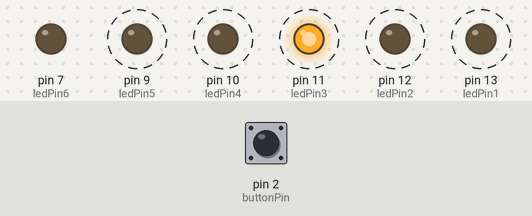
The sketch below on a simulated Arduino Uno, built with avr-gcc and run on an emulated ATmega328P. On the bench: output pins drawn as LEDs (lit = HIGH). Dashed ring = blinking. The test bench sets the inputs (shaded band); at power-on: pin 2 (buttonPin) LOW. What the sketch prints to the serial monitor is not drawn.

Above: at 1.25 s.
1.3 s: pin 2 (buttonPin) pulled HIGH for 1 s
At 2.8 s:
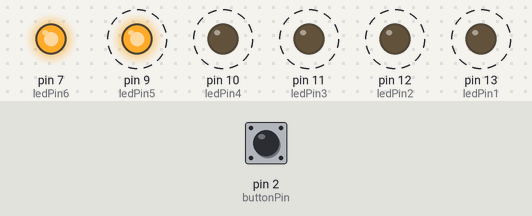
Timing chart, 0 to 10.3 s (numbered marks = the images above; inputs shaded):
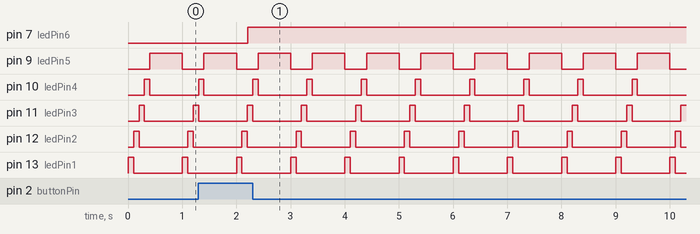

Measured:
- after the input at 1.3 s, pin 7 (ledPin6): LOW → HIGH after 0.91 s
- by itself, pin 9 (ledPin5): alternates HIGH for 0.60 s and LOW for 0.40 s
- by itself, pin 10 (ledPin4), pin 11 (ledPin3), pin 12 (ledPin2), pin 13 (ledPin1): alternates HIGH for 0.10 s and LOW for 0.90 s

The sketch:

sketch_jun08a.ino
```cpp
const int buttonPin = 2;     // the number of the pushbutton pin
const int ledPin1 =  13;      // the number of the LED pin
const int ledPin2 =  12;
const int ledPin3 =  11;
const int ledPin4 =  10;
const int ledPin5 =  9;
const int ledPin6 = 7;

int nextEvent = 0;
int nextEvent2 = 100;
int nextEvent3 = 200;
int nextEvent4 = 300;
int nextEvent5 = 400;

int buttonState = LOW;       // variable for reading the pushbutton status
int prevButtonState = LOW;   // previous pushbutton state
int ledState = LOW;          // variable for keeping the LED state (HIGH=on)
long interval = 1000;      // interval (in msec) for blink

void setup() {
  Serial.begin(9600);  // init serial link: 9600 bits per second

  pinMode(buttonPin, INPUT);
  pinMode(ledPin1, OUTPUT);     // initialize the LED pin as an output:
  pinMode(ledPin2, OUTPUT);     // initialize the LED pin as an output:
  pinMode(ledPin3, OUTPUT);     // initialize the LED pin as an output:
  pinMode(ledPin4, OUTPUT);     // initialize the LED pin as an output:
  pinMode(ledPin5, OUTPUT);     // initialize the LED pin as an output:
  pinMode(ledPin6, OUTPUT);     // initialize the LED pin as an output:

}


void loop() {

   if (nextEvent < millis()) //test wanneer de periode is aangebroken
   {
    nextEvent += interval;
    digitalWrite(ledPin1, HIGH);
    digitalWrite(ledPin5, LOW);

    //startTijd = millis();
   }

   if (nextEvent2 < millis())
   {
    nextEvent2 += interval;
    digitalWrite(ledPin2, HIGH);
    digitalWrite(ledPin1, LOW);

   }

   if (nextEvent3 < millis())
   {
    nextEvent3 += interval;
    digitalWrite(ledPin3, HIGH);
    digitalWrite(ledPin2, LOW);

   }

   if (nextEvent4 < millis())
   {
    nextEvent4 += interval;
    digitalWrite(ledPin4, HIGH);
    digitalWrite(ledPin3, LOW);

    }

   if (nextEvent5 < millis())
   {
    nextEvent5 += interval;
    digitalWrite(ledPin5, HIGH);
    digitalWrite(ledPin4, LOW);

    }


   buttonState = digitalRead(buttonPin);
   ledState = digitalRead(ledPin3);
   Serial.println(buttonState);
   if (buttonState == HIGH && ledState == HIGH)
   {
    buttonState = digitalRead(buttonPin);
    //Serial.println(buttonState);
    digitalWrite(ledPin6, HIGH);

    //nextEvent = nextEvent - 200;
    //nextEvent2 = nextEvent2 - 200;
    //nextEvent3 = nextEvent3 - 200;
    //nextEvent4 = nextEvent4 - 200;
    //nextEvent5 = nextEvent5 - 200;
    }
 }
```
